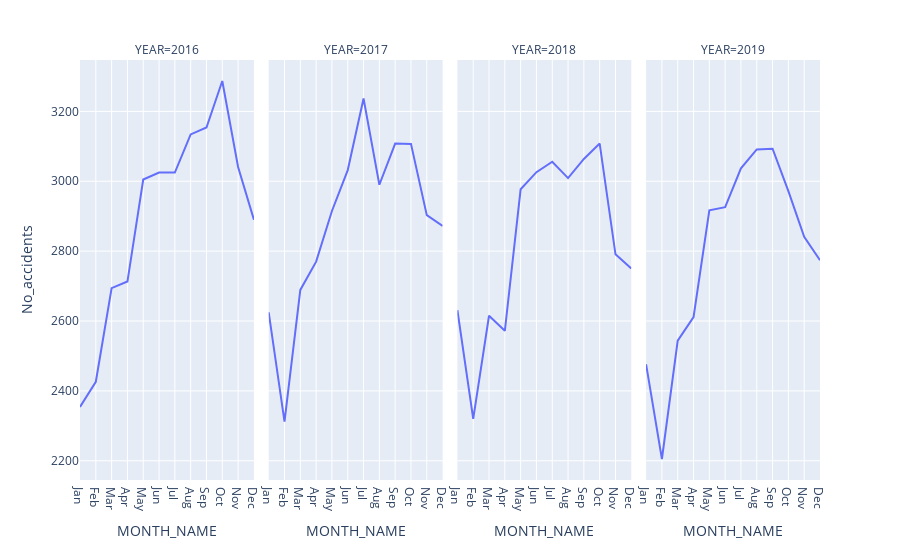

Notebook cell for this chart:
### Code cell
fig = px.line(accidents_year_month, x='MONTH_NAME', y='No_accidents', facet_col='YEAR')
fig.show()

### Figure 1 — Plotly figure (JSON) as saved in the notebook; plotly's stock layout.template omitted (floating-point values rounded to 4 significant figures)
{"data": [{"hovertemplate": "YEAR=2016<br>MONTH_NAME=%{x}<br>No_accidents=%{y}<extra></extra>", "legendgroup": "", "line": {"color": "#636efa", "dash": "solid"}, "marker": {"symbol": "circle"}, "mode": "lines", "name": "", "orientation": "v", "showlegend": false, "type": "scatter", "x": ["Jan", "Feb", "Mar", "Apr", "May", "Jun", "Jul", "Aug", "Sep", "Oct", "Nov", "Dec"], "xaxis": "x", "y": [2354, 2426, 2694, 2713, 3005, 3025, 3025, 3134, 3154, 3287, 3041, 2890], "yaxis": "y"}, {"hovertemplate": "YEAR=2017<br>MONTH_NAME=%{x}<br>No_accidents=%{y}<extra></extra>", "legendgroup": "", "line": {"color": "#636efa", "dash": "solid"}, "marker": {"symbol": "circle"}, "mode": "lines", "name": "", "orientation": "v", "showlegend": false, "type": "scatter", "x": ["Jan", "Feb", "Mar", "Apr", "May", "Jun", "Jul", "Aug", "Sep", "Oct", "Nov", "Dec"], "xaxis": "x2", "y": [2625, 2312, 2689, 2770, 2915, 3032, 3237, 2990, 3108, 3107, 2903, 2872], "yaxis": "y2"}, {"hovertemplate": "YEAR=2018<br>MONTH_NAME=%{x}<br>No_accidents=%{y}<extra></extra>", "legendgroup": "", "line": {"color": "#636efa", "dash": "solid"}, "marker": {"symbol": "circle"}, "mode": "lines", "name": "", "orientation": "v", "showlegend": false, "type": "scatter", "x": ["Jan", "Feb", "Mar", "Apr", "May", "Jun", "Jul", "Aug", "Sep", "Oct", "Nov", "Dec"], "xaxis": "x3", "y": [2631, 2320, 2615, 2572, 2977, 3026, 3056, 3009, 3064, 3108, 2791, 2750], "yaxis": "y3"}, {"hovertemplate": "YEAR=2019<br>MONTH_NAME=%{x}<br>No_accidents=%{y}<extra></extra>", "legendgroup": "", "line": {"color": "#636efa", "dash": "solid"}, "marker": {"symbol": "circle"}, "mode": "lines", "name": "", "orientation": "v", "showlegend": false, "type": "scatter", "x": ["Jan", "Feb", "Mar", "Apr", "May", "Jun", "Jul", "Aug", "Sep", "Oct", "Nov", "Dec"], "xaxis": "x4", "y": [2476, 2205, 2544, 2611, 2917, 2926, 3037, 3091, 3093, 2972, 2841, 2774], "yaxis": "y4"}], "layout": {"annotations": [{"font": {}, "showarrow": false, "text": "YEAR=2016", "x": 0.1175, "xanchor": "center", "xref": "paper", "y": 1, "yanchor": "bottom", "yref": "paper"}, {"font": {}, "showarrow": false, "text": "YEAR=2017", "x": 0.3725, "xanchor": "center", "xref": "paper", "y": 1, "yanchor": "bottom", "yref": "paper"}, {"font": {}, "showarrow": false, "text": "YEAR=2018", "x": 0.6275, "xanchor": "center", "xref": "paper", "y": 1, "yanchor": "bottom", "yref": "paper"}, {"font": {}, "showarrow": false, "text": "YEAR=2019", "x": 0.8825, "xanchor": "center", "xref": "paper", "y": 1, "yanchor": "bottom", "yref": "paper"}], "legend": {"tracegroupgap": 0}, "margin": {"t": 60}, "xaxis": {"anchor": "y", "domain": [0, 0.235], "title": {"text": "MONTH_NAME"}}, "xaxis2": {"anchor": "y2", "domain": [0.255, 0.49], "matches": "x", "title": {"text": "MONTH_NAME"}}, "xaxis3": {"anchor": "y3", "domain": [0.51, 0.745], "matches": "x", "title": {"text": "MONTH_NAME"}}, "xaxis4": {"anchor": "y4", "domain": [0.765, 1.0], "matches": "x", "title": {"text": "MONTH_NAME"}}, "yaxis": {"anchor": "x", "domain": [0, 1], "title": {"text": "No_accidents"}}, "yaxis2": {"anchor": "x2", "domain": [0, 1], "matches": "y", "showticklabels": false}, "yaxis3": {"anchor": "x3", "domain": [0, 1], "matches": "y", "showticklabels": false}, "yaxis4": {"anchor": "x4", "domain": [0, 1], "matches": "y", "showticklabels": false}}}
